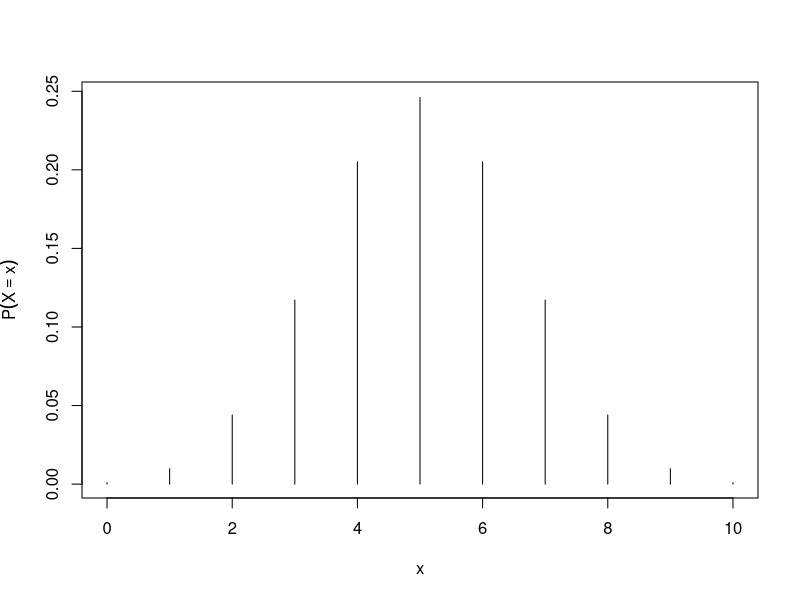
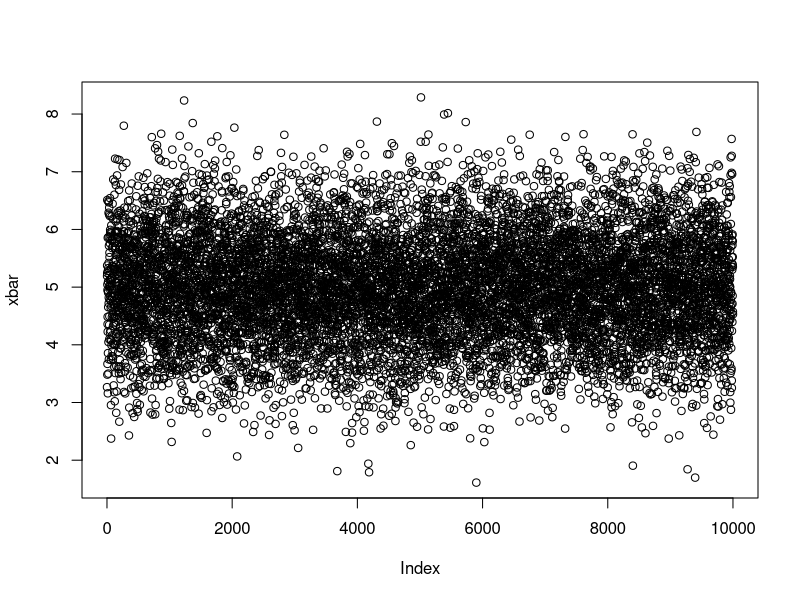

Write the R code that produced these figures, in order.
## ---- chunk 1
knitr::opts_chunk$set(echo = TRUE)
## ---- chunk 2
choose(10,0:10)
## ---- chunk 3
plot(x = 0:10, y = dbinom(0:10, 10, 1/2), type = "h", xlab = "x", ylab = expression(P(X == x)))

x <- 0:10
px <- dbinom(x, 10, 1/2)
EX <- sum(x*px)
EX

VX <- sum((x - EX)^2 * px)
VX

## ---- chunk 4
sims <- 10000
xbar <- numeric(sims)
for (i in 1:sims) {
  x <- runif(10, 0, 10)
  xbar[i] <- mean(x)
}

plot(xbar)
mean(xbar)
var(xbar)
sqrt(100/12)/4
